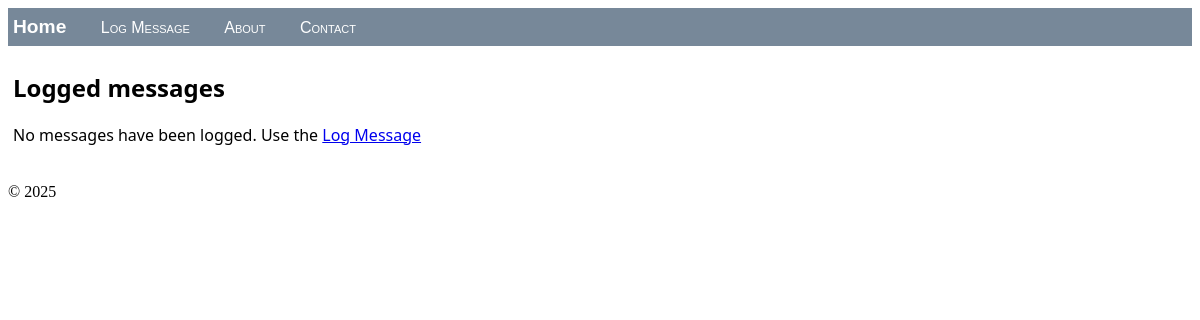
Before: / with the older database file.
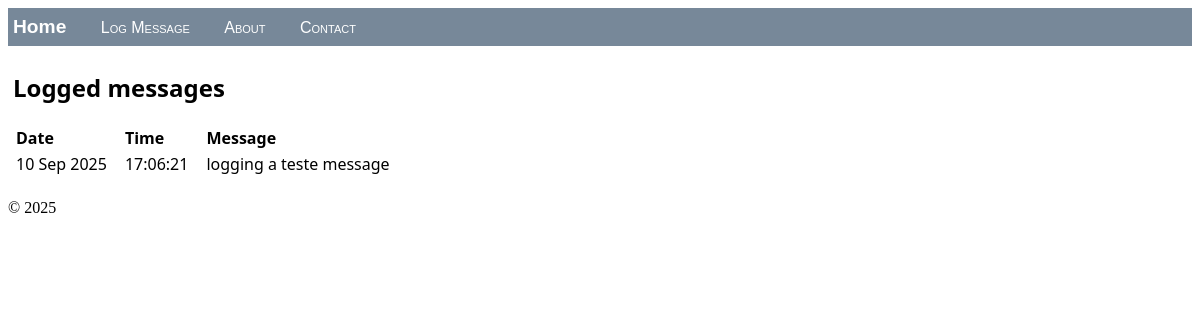
After: the same page with the newer database file.
### hello/models.py (models this page shows, shortened)
class LogMessage(models.Model):
    message = models.CharField(max_length=300)
    log_date = models.DateTimeField("date logged")

### hello/views.py (the view, shortened to what this page needs)
class HomeListView(ListView):
    model = LogMessage

### hello/templates/hello/home.html (shortened to what this page needs)
{% extends "hello/layout.html" %}
{% block content %}
    <h2>Logged messages</h2>
    {% if message_list %}
        <table class="message_list">
            <thead>
                <tr>
                    <th>Date</th>
                    <th>Time</th>
                    <th>Message</th>
                </tr>
            </thead>
            <tbody>
                {% for message in message_list %}
                    <tr>
                        <td>{{ message.log_date | date:'d M Y'}}</td>
                        <td>{{ message.log_date | time:'H:i:s'}}</td>
                        <td>
                            {{ message.message }}
                        </td>
                    </tr>
                {% endfor %}
            </tbody>
        </table>
    {% else %}
        <p>No messages have been logged. Use the <a href="{% url 'log' %}">Log Message</a></p>
    {% endif %}
{% endblock %}

### hello/templates/hello/layout.html (shortened to what this page needs)
<!DOCTYPE html>
<html lang="en">
<head>
    {% load static %}
    <link rel="stylesheet" type="text/css" href="{% static 'hello/site.css' %}">
</head>
<body>
    <div class="navbar">
        <a href="{% url 'home' %}" class="navbar-brand">Home</a>
        <a href="{% url 'log' %}" class="navbar-item">Log Message</a>
        <a href="{% url 'about' %}" class="navbar-item">About</a>
        <a href="{% url 'contact' %}" class="navbar-item">Contact</a>
    </div>
    <div class="body-content">
        {% block content %}
        {% endblock %}
    </div>
    <footer>
        <p>&copy; 2025</p>
    </footer>
</body>
</html>

### hello/static/hello/site.css (style rules this page uses)
.navbar { background-color: lightslategray; font-size: 1em; font-family: 'Trebuchet MS', 'Lucida Sans Unicode', 'Lucida Grande', 'Lucida Sans', Arial, sans-serif; color: white; padding: 8px 5px 8px 5px; }
.navbar a { text-decoration: none; color: inherit; }
.navbar-brand { font-size: 1.2em; font-weight: 600; }
.navbar-item { font-variant: small-caps; margin-left: 30px; }
.body-content { padding: 5px; font-family: 'Segoe UI', Tahoma, Geneva, Verdana, sans-serif; }
.message_list th, td { text-align: left; padding-right: 15px; }

Changed rows visible on the page:
added LogMessage: log_date "10 Sep 2025", log_date "17:06:21", message "logging a teste message"
Other visible differences:
text no longer shown: "No messages have been logged. Use the Log Message"
text now shown: "Date Time Message"
